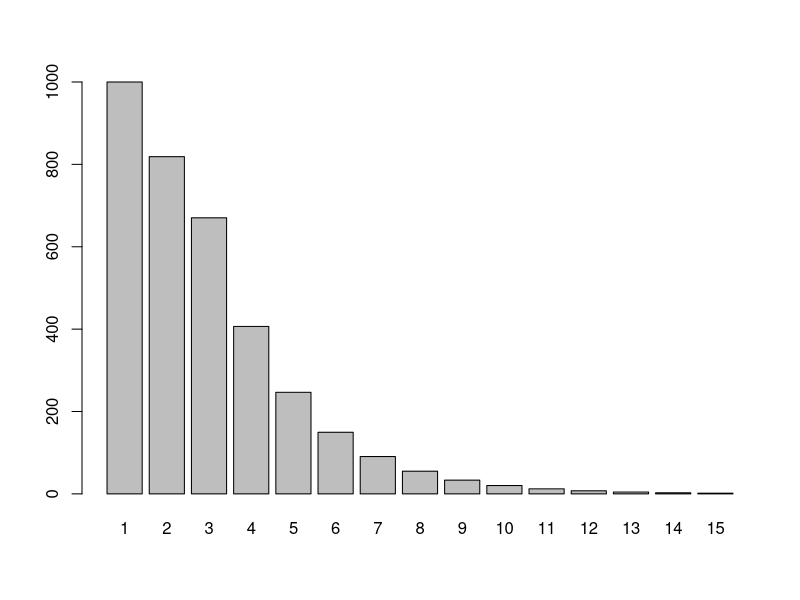
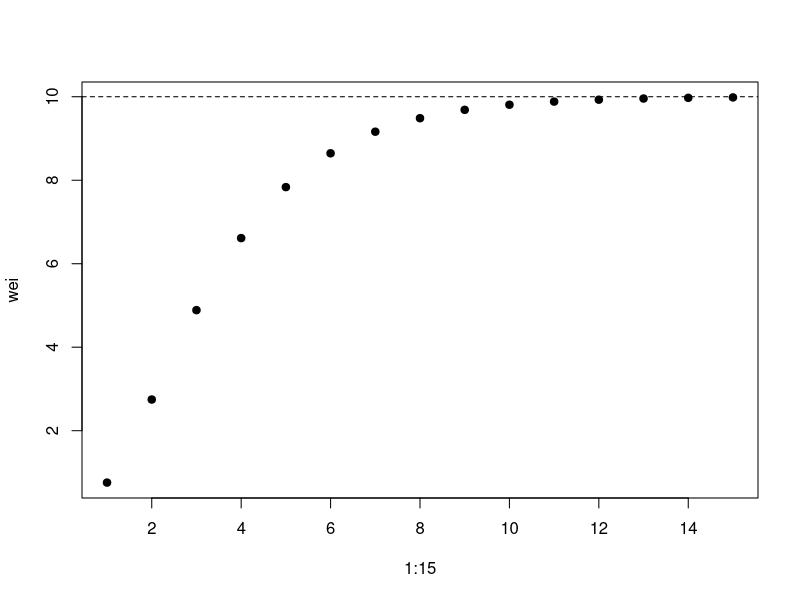
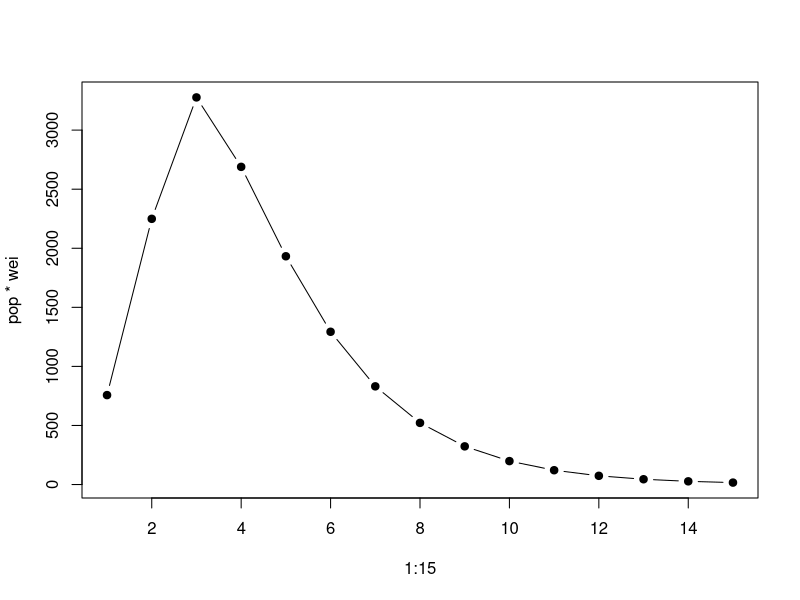
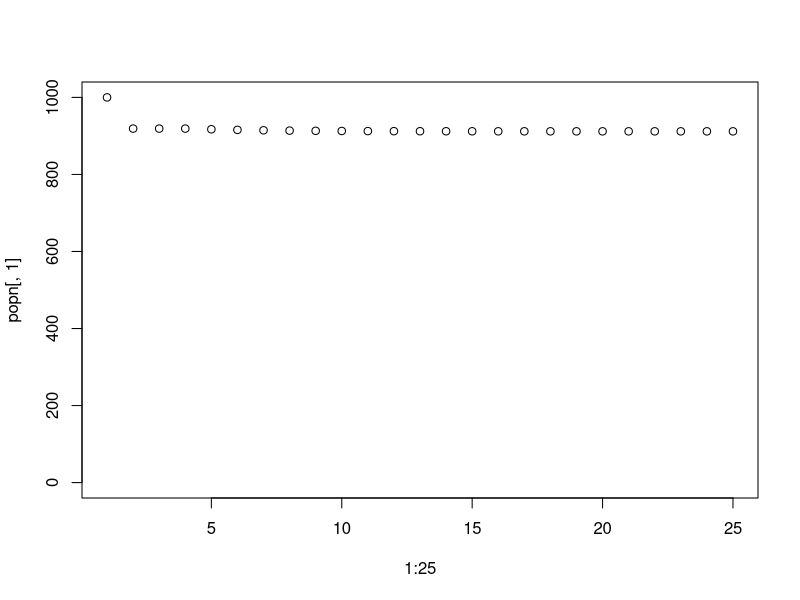
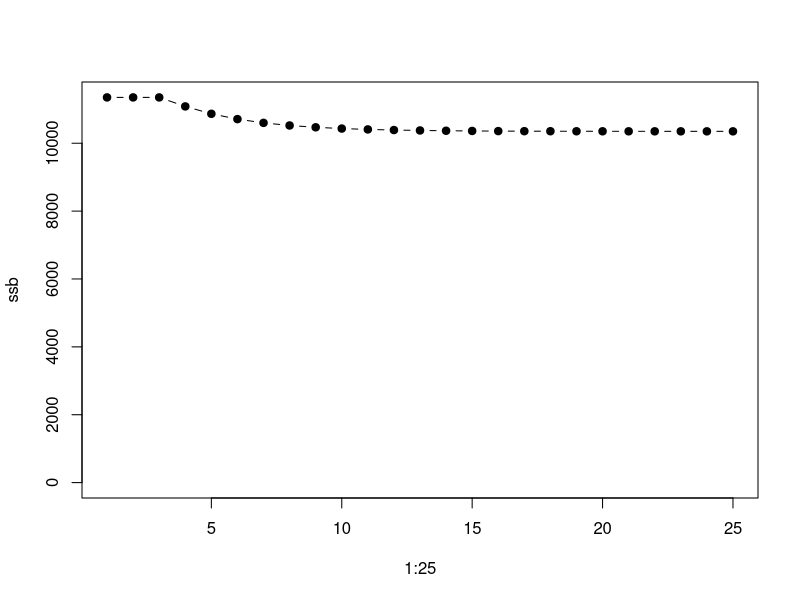
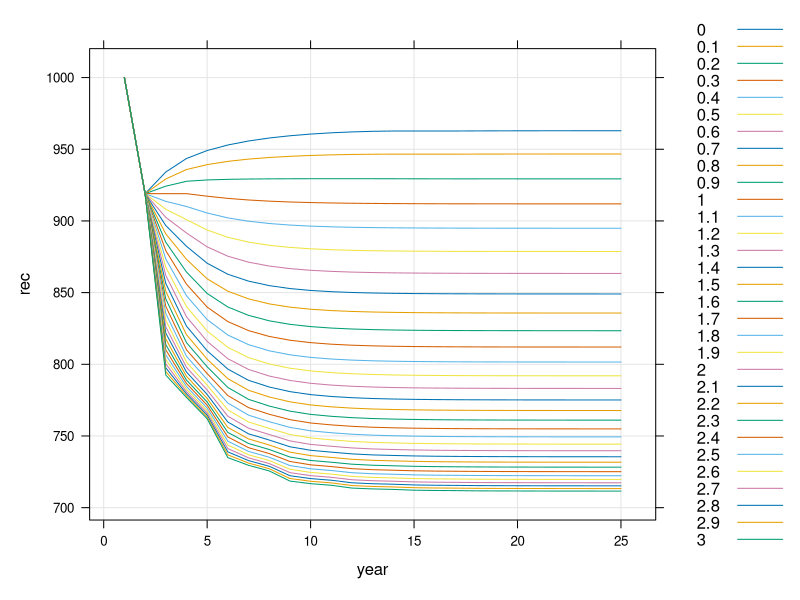
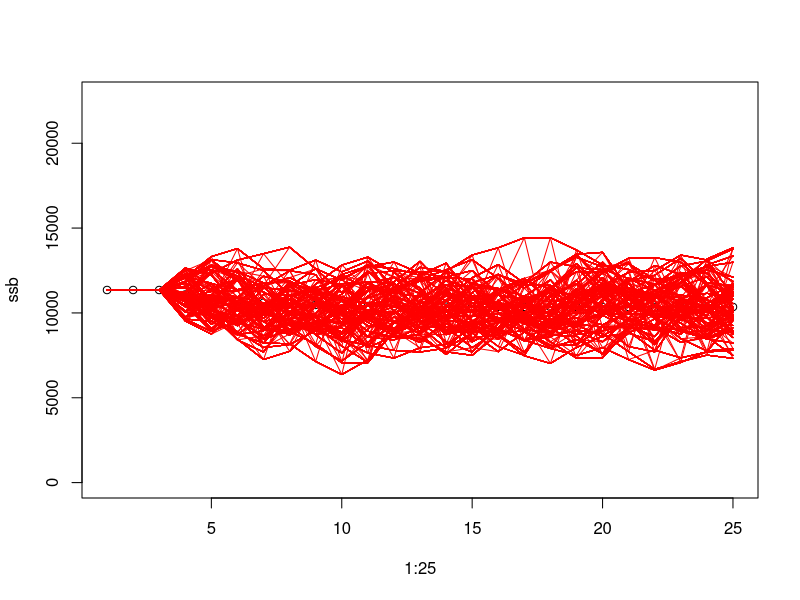

Recreate these plots in R, in order.
# Biological Production
# Shows how to run the examples used during the lecture
# about biological production

# Copyright 2011-12 Iago Mosqueira & Ernesto Jardim, EC JRC


library(lattice)

#==============================================================================
# MORTALITY 
#==============================================================================

# initial population
pop <- rep(NA, 15)

# selectivity, full from age 3
sel <- c(0, 0, rep(1, 13))

# Initial recruits
pop[1] <- 1000

# Natural mortality for all ages
M <- 0.2

# Overall F
F <- 0.3

# N_a+1 = N_a * e ^ -(F * P_a + M)
pop[2] <- pop[1] * exp(-(F * sel[1] + M))
pop[3] <- pop[2] * exp(-(F * sel[2] + M))
pop[4] <- pop[3] * exp(-(F * sel[3] + M))
pop[5] <- pop[4] * exp(-(F * sel[4] + M))
pop[6] <- pop[5] * exp(-(F * sel[5] + M))
pop[7] <- pop[6] * exp(-(F * sel[6] + M))
#...

# better to use a loop
for(a in 2:15)
{
  pop[a] <- pop[a-1] * exp(-(F * sel[a-1] + M))
}

# How many survive to age 15?
pop[15]

# What is the proportional survival (and mortality) at each age?
for(a in 2:15)
  print(pop[a] / pop[a-1])

pop[2:15] / pop[1:14]

# Plot abundance at age (bar chart)
barplot(pop, names.arg=1:15)

# regression of Ln abundance on age
lm(log(pop) ~ age, data.frame(pop=pop, age=1:15))

#==============================================================================
# GROWTH
#==============================================================================

# vonBertallanfy parameters
Winf <- 10
k <- 0.5
t0 <- -0.1
b <- 3

# weight at age vector
wei <- rep(NA, 15)

# W_t = W_inf * (1 - exp(-k*(t-t_0))) ^ 3
for(a in 1:15)
  wei[a] <- Winf * (1- exp(-k*(a-t0)))^3

wei <- Winf * (1- exp(-k*((1:15)-t0)))^3

# Plot weight by age
plot(1:15, wei, pch=19)
  abline(Winf, 0, lty=2)

# Biomass at age
bio <- pop * wei

# Total biomass
totbio <- sum(pop * wei)

# Plot biomass at age
plot(1:15, pop*wei, pch=19, type='b')

#==============================================================================
# RECRUITMENT
#==============================================================================

# population matrix
popn <- matrix(NA, nrow=25, ncol=15, dimnames=list(year=1:25, age=1:15), byrow=TRUE)
# first year
popn[1,] <- pop

# B&H parameters
b1 <- 1000
b2 <- 1000

# Go over years
for(y in 2:25)
{
  # ssb
  ssb <- sum(popn[y-1, 3:15] * wei[3:15])

  # recruitment
  popn[y,1] <- (b1 * ssb) / (b2 + ssb)
  
  # other ages
  for(a in 2:15)
    popn[y,a] <- popn[y-1, a-1] * exp(-(F * sel[a-1] + M))
}

# recruitment
plot(1:25, popn[,1], ylim=c(0, 1000))

# ssb
ssb <- popn[,3:15] %*% wei[3:15]
plot(1:25, ssb, pch=19, type='b', ylim=c(0, max(ssb)))

# what about the effect of F ?

# Feff
Feff <- function(F){

	# population matrix
	popn <- matrix(NA, nrow=25, ncol=15, dimnames=list(year=1:25, age=1:15), byrow=TRUE)
	
  # first year
	popn[1,] <- pop

	# B&H parameters
	b1 <- 1000
	b2 <- 1000

	# Go over years
	for(y in 2:25)
	{
	  # ssb
	  ssb <- sum(popn[y-1, 3:15] * wei[3:15])

	  # recruitment
	  popn[y,1] <- (b1 * ssb) / (b2 + ssb)
	  
	  # other ages
	  for(a in 2:15)
	    popn[y,a] <- popn[y-1, a-1] * exp(-(F * sel[a-1] + M))
	}
	data.frame(year=1:25, F=F, rec=popn[,1], ssb=ssb)
}


Fs <- seq(0,3,0.1)
Feff.res <- lapply(split(Fs,Fs), function(x){Feff(x)})
Feff.res <- do.call("rbind", Feff.res)

xyplot(rec~year, groups=F, data=Feff.res, type=c("g","l"), auto.key=list(space="right"))

#==============================================================================
# RECRUITMENT VARIABILITY
#==============================================================================

popv <- popn
v <- 1000

plot(1:25, ssb, ylim=c(0,max(ssb)*2))

for (i in 1:50)
{

  for(y in 2:25)
  {
    # recruitment
    popv[y,1] <- (b1 * ssb[y-1]) / (b2 + ssb[y-1]) + (runif(1) - 0.5) * v

    for(a in 2:15)
      popv[y,a] <- 
        popv[y-1,a-1] * exp(- (F*sel[a-1] + M))
  
    # SSB
    ssb[y] <- sum(wei[3:15] * popv[y, 3:15])
  
  lines(1:25, ssb, lty=1, col='red')
  }
}
